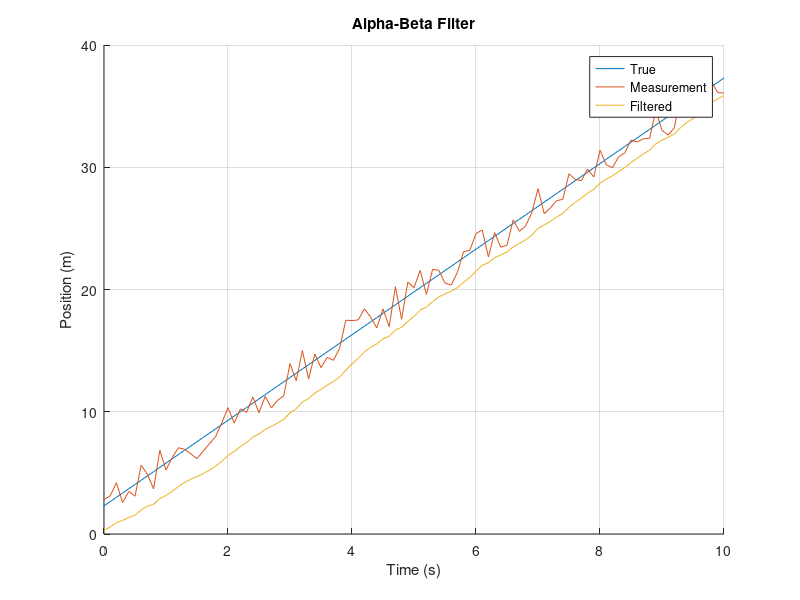

Write the MATLAB code that produced this figure. (Note: this script raises an error after producing the figure.)
%% Alpha Beta example
% Created by: Lee A. Harrison
% On: 4/27/2019

clear, clc

% Set the parameters
t_start = 0.0;
t_end = 10.0;
dt = 0.1;
t = t_start:dt:t_end;
number_of_updates = length(t);

initial_position = 2.3;
initial_velocity = 3.5;

noise_variance = 10.0;
alpha = 0.1;
beta = 0.001;

% True position and velocity
x_true = initial_position + initial_velocity * t;

% Measurements (add noise)
z = x_true + sqrt(noise_variance) * (rand(1, number_of_updates) - 0.5);

% Initialize
xk_1 = 0.0;
vk_1 = 0.0;

x_filt = zeros(number_of_updates, 1);
v_filt = zeros(number_of_updates, 1);
r_filt = zeros(number_of_updates, 1);

% Loop over all measurements
for k = 1:number_of_updates
    % Predict the next state
    xk = xk_1 + vk_1 * dt;
    vk = vk_1;
    
    % Calculate the residual
    rk = z(k) - xk;
    
    % Correct the predicted state
    xk = xk + alpha * rk;
    vk = vk + beta / dt * rk;
    
    % Set the current state as previous
    xk_1 = xk;
    vk_1 = vk;
    
    x_filt(k) = xk;
    v_filt(k) = vk;
    r_filt(k) = rk;
end

% Display the results
figure; hold on;
plot(t, x_true)
plot(t, z)
plot(t, x_filt)
ylabel('Position (m)')
title('Alpha-Beta Filter')
xlabel('Time (s)')
legend({'True', 'Measurement', 'Filtered'})
grid on;
plot_settings;

figure; hold on;
plot(t, initial_velocity * ones(number_of_updates, 1))
plot(t, v_filt)
ylabel('Velocity (m/s)')
title('Alpha-Beta Filter')
xlabel('Time (s)')
legend({'True', 'Filtered'})
grid on;
plot_settings;

figure;
plot(t, r_filt)
ylabel('Residual (m)')

% Set the plot title and labels
title('Alpha-Beta Filter')
xlabel('Time (s)')

% Turn on the grid
grid on
plot_settings;